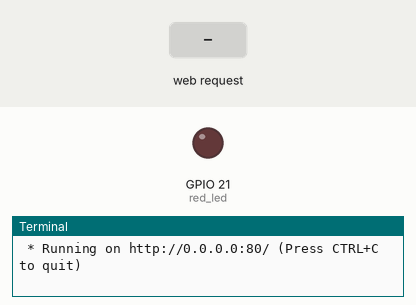
This program was run on a simulated Raspberry Pi (BCM pin numbers). On the bench: output pins drawn as LEDs (lit = HIGH), the last lines printed to the terminal. The inputs (shaded band) are chosen by the test bench. The clock reads 2024-03-15 10:24:30 at power-on unless the program sets it.

Above: at 1.2 s.
1.3 s: HTTP request for /data received with the fields led=off
At 2.4 s:
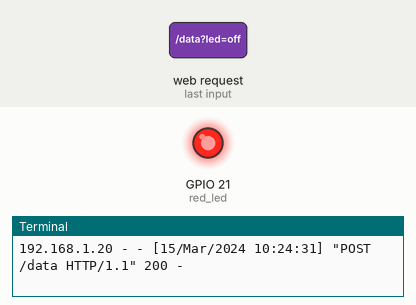
2.8 s: HTTP request for /data received with the fields led=on
At 3.5 s:
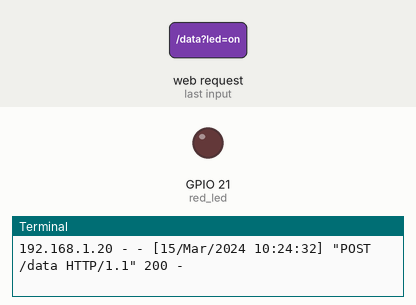
Timing chart, 0 to 5.8 s (numbered marks = the images above; inputs shaded):
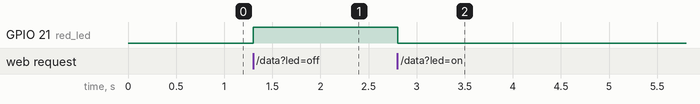

Measured:
- after the input at 1.3 s, GPIO 21 (red_led): LOW → HIGH at once
- after the input at 2.8 s, GPIO 21 (red_led): HIGH → LOW at once

The program:

flask05.py
```python
# 동일한 폴더 위치에 templates 폴더를 만들고 거기에 html파일을 저장한다.

from flask import Flask, request, render_template
import RPi.GPIO as GPIO

app = Flask(__name__)

# GPIO 핀 21번에 연결된 LED 객체 초기화
red_led = 21

GPIO.setmode(GPIO.BCM)
GPIO.setup(red_led, GPIO.OUT)

# 홈 페이지를 렌더링하는 루트
@app.route('/')
def home():
    return render_template("index.html")

# index.html에서 폼 제출을 처리하는 루트
@app.route('/data', methods=['POST'])
def data():
    # 폼에서 'led'의 값을 가져옴
    data = request.form['led']

    # 'led' 값에 따라 해당 작업 수행
    if data == 'on':
    	GPIO.output(red_led, False)  # LED 켜기
    	return home()

    elif data == 'off':
    	GPIO.output(red_led, True)  # LED 끄기
    	return home()

if __name__ == '__main__':
    # Flask 앱을 IP '0.0.0.0' (모든 네트워크 인터페이스)와 포트 '80' (표준 HTTP 포트)에서 실행
    app.run(host='0.0.0.0', port=80)
```
